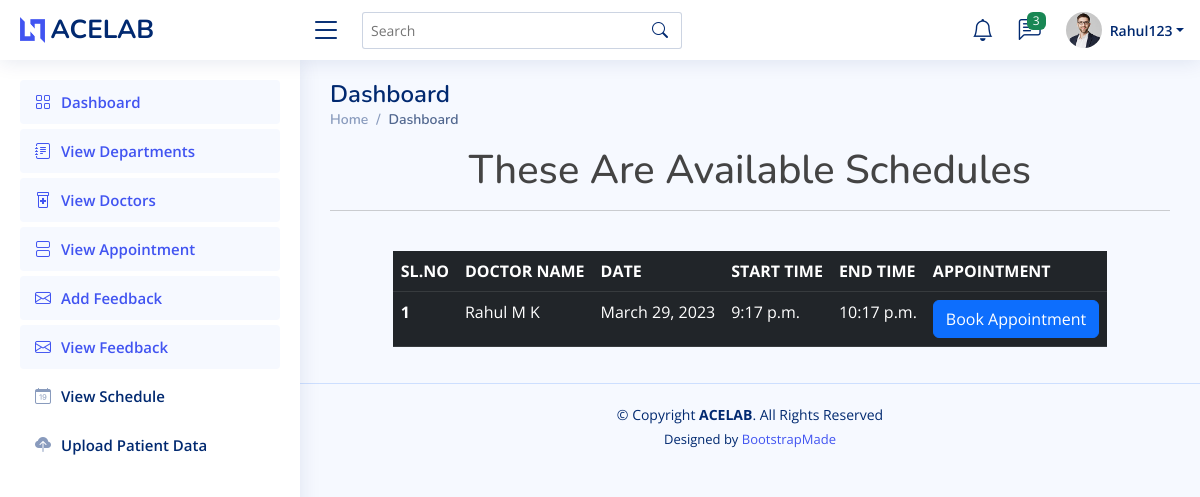
The app's page /patient_view_schedule (signed in) with its own data.
### home/models.py (models this page shows, shortened)
class Login(AbstractUser):
    is_doctor = models.BooleanField(default=False)
    is_patient = models.BooleanField(default=False)

class DocSchedule(models.Model):
    Doc_name = models.ForeignKey(doctor, on_delete=models.DO_NOTHING)
    Date = models.DateField()
    Start_time = models.TimeField()
    End_time = models.TimeField()

class doctor(models.Model):
    user = models.OneToOneField(Login, on_delete=models.CASCADE, primary_key=True, related_name='Doctor')
    name = models.CharField(max_length=100)
    department = models.ForeignKey(department, on_delete=models.DO_NOTHING)
    email = models.EmailField()
    Image = models.ImageField(upload_to='images/')
    status = models.IntegerField(default=0)
    def __str__(self):
        return self.name

### home/patientviews.py (the view)
# urls.py: path('patient_view_schedule', patientviews.patient_view_schedule, name='patient_view_schedule'),
@login_required(login_url='login_view')
def patient_view_schedule(request):
    data = DocSchedule.objects.all()
    return render(request, 'patient/viewschedule.html', {'data': data})

### templates/patient/viewschedule.html (shortened to what this page needs)
{% extends 'patient/patientbase.html' %}
{%load crispy_forms_tags %}
{% block content %}
<h1 class="text-center">These Are Available Schedules</h1><hr><br>
<div class="row justify-content-center">
    <div class="col-auto">
        <table class="table table-dark table-responsive">
          <thead>
            <tr>
              <th scope="col">SL.NO</th>
              <th scope="col">DOCTOR NAME</th>
              <th scope="col">DATE</th>
              <th scope="col">START TIME</th>
              <th scope="col">END TIME</th>
              <th scope="col">APPOINTMENT</th>
            </tr>
          </thead>
          <tbody>
          {%  for i in data %}
            <tr>
              <th scope="row">{{forloop.counter}}</th>
              <td>{{i.Doc_name}}</td>
              <td>{{i.Date}}</td>
              <td>{{i.Start_time}}</td>
              <td>{{i.End_time}}</td>
              <td><a href="{% url 'book_apppointment' i.id %}"> <button type="button" class="btn btn-primary">Book Appointment</button></a></td>
            </tr>
          {% endfor %}
          </tbody>
        </table>
    </div>
</div>
{% endblock %}

### templates/patient/patientbase.html (shortened to what this page needs)
<!DOCTYPE html>
{% load static %}
<html lang="en">
<head>
  <link href=" {% static 'set3/assets/vendor/bootstrap/css/bootstrap.min.css' %} " rel="stylesheet">
  <link href=" {% static 'set3/assets/vendor/bootstrap-icons/bootstrap-icons.css' %} " rel="stylesheet">
  <link href=" {% static 'set3/assets/vendor/boxicons/css/boxicons.min.css' %} " rel="stylesheet">
  <link href=" {% static 'set3/assets/vendor/quill/quill.snow.css' %} " rel="stylesheet">
  <link href=" {% static 'set3/assets/vendor/quill/quill.bubble.css' %} " rel="stylesheet">
  <link href=" {% static 'set3/assets/vendor/remixicon/remixicon.css' %} " rel="stylesheet">
  <link href=" {% static 'set3/assets/vendor/simple-datatables/style.css' %} " rel="stylesheet">
  <link href=" {% static 'set3/assets/css/style.css' %} " rel="stylesheet">
</head>
<body>
  <header id="header" class="header fixed-top d-flex align-items-center">
    <div class="d-flex align-items-center justify-content-between">
      <a href=" {% url 'index' %} " class="logo d-flex align-items-center">
        <img src=" {% static 'set3/assets/img/logo.png' %} " alt="">
        <span class="d-none d-lg-block">ACELAB</span>
      </a>
      <i class="bi bi-list toggle-sidebar-btn"></i>
    </div>
    <div class="search-bar">
      <form class="search-form d-flex align-items-center" method="POST" action="#">
        <input type="text" name="query" placeholder="Search" title="Enter search keyword">
        <button type="submit" title="Search"><i class="bi bi-search"></i></button>
      </form>
    </div>
    <nav class="header-nav ms-auto">
      <ul class="d-flex align-items-center">
        <li class="nav-item dropdown">
          <a class="nav-link nav-icon" href="#" data-bs-toggle="dropdown">
            <i class="bi bi-bell"></i>
          </a>
        </li>
        <li class="nav-item dropdown">
          <a class="nav-link nav-icon" href="#" data-bs-toggle="dropdown">
            <i class="bi bi-chat-left-text"></i>
            <span class="badge bg-success badge-number">3</span>
          </a>
        </li>
        <li class="nav-item dropdown pe-3">
          <a class="nav-link nav-profile d-flex align-items-center pe-0" href="#" data-bs-toggle="dropdown">
            <img src=" {% static 'set3/assets/img/profile-img.jpg' %} " alt="Profile" class="rounded-circle">
            <span class="d-none d-md-block dropdown-toggle ps-2">{{request.user}}</span>
          </a>
        </li>
      </ul>
    </nav>
  </header>
  <aside id="sidebar" class="sidebar">
    <ul class="sidebar-nav" id="sidebar-nav">
      <li class="nav-item">
        <a class="nav-link " href=" {% url 'patientdashboard' %} ">
          <i class="bi bi-grid"></i>
          <span>Dashboard</span>
        </a>
      </li>
      <li class="nav-item">
        <a class="nav-link " href=" {% url 'patient_view_department' %} ">
          <i class="bi bi-journal-text"></i>
          <span>View Departments</span>
        </a>
      </li>
      <li class="nav-item">
        <a class="nav-link " href=" {% url 'patient_view_doctor' %} ">
          <i class="bi bi-prescription2"></i>
          <span>View Doctors</span>
        </a>
      </li>
      <li class="nav-item">
        <a class="nav-link " href=" {% url 'appointment_view' %} ">
          <i class="bi bi-view-stacked"></i>
          <span>View Appointment</span>
        </a>
      </li>
      <li class="nav-item">
        <a class="nav-link " href=" {% url 'AddFeedback' %} ">
          <i class="bi bi-envelope"></i>
          <span>Add Feedback</span>
        </a>
      </li>
      <li class="nav-item">
        <a class="nav-link " href=" {% url 'view_feedback' %} ">
          <i class="bi bi-envelope"></i>
          <span>View Feedback</span>
        </a>
      </li>
      <li class="nav-item">
        <a class="nav-link collapsed" href=" {% url 'patient_view_schedule' %} ">
          <i class="bi bi-calendar-date"></i>
          <span>View Schedule </span>
        </a>
      </li>
      <li class="nav-item">
        <a class="nav-link collapsed" href=" {% url 'patient_data' %} ">
          <i class="bi bi-cloud-upload-fill"></i>
          <span>Upload Patient Data</span>
        </a>
      </li>
    </ul>
  </aside>
  <main id="main" class="main">
    <div class="pagetitle">
      <h1>Dashboard</h1>
      <nav>
        <ol class="breadcrumb">
          <li class="breadcrumb-item"><a href=" {% url 'patientdashboard' %} ">Home</a></li>
          <li class="breadcrumb-item active">Dashboard</li>
        </ol>
      </nav>
    </div>
    <section class="section dashboard">
      <div class="row">
        <div class="col-lg-12 col-md-12 col-sm-12">
          {% block content %}{% endblock %}
        </div>
      </div>
    </section>
  </main>
  <footer id="footer" class="footer">
    <div class="copyright">
      &copy; Copyright <strong><span>ACELAB</span></strong>. All Rights Reserved
    </div>
    <div class="credits">
      Designed by <a href="https://bootstrapmade.com/">BootstrapMade</a>
    </div>
  </footer>
</body>
</html>

### static/set3/assets/css/style.css (style rules this page uses)
:root { scroll-behavior: smooth; }
body { font-family: "Open Sans", sans-serif; background: #f6f9ff; color: #444444; }
a { color: #4154f1; text-decoration: none; }
h1, h2, h3, h4, h5, h6 { font-family: "Nunito", sans-serif; }
#main { margin-top: 60px; padding: 20px 30px; transition: all 0.3s; }
.pagetitle { margin-bottom: 10px; }
.pagetitle h1 { font-size: 24px; margin-bottom: 0; font-weight: 600; color: #012970; }
.breadcrumb { font-size: 14px; font-family: "Nunito", sans-serif; color: #899bbd; font-weight: 600; }
.breadcrumb a { color: #899bbd; transition: 0.3s; }
.breadcrumb .breadcrumb-item::before { color: #899bbd; }
.breadcrumb .active { color: #51678f; font-weight: 600; }
.logo { line-height: 1; }
@media (min-width: 1200px) { .logo { width: 280px; } }
.logo img { max-height: 26px; margin-right: 6px; }
.logo span { font-size: 26px; font-weight: 700; color: #012970; font-family: "Nunito", sans-serif; }
.header { transition: all 0.5s; z-index: 997; height: 60px; box-shadow: 0px 2px 20px rgba(1, 41, 112, 0.1); background-color: #fff; padding-left: 20px; }
.header .toggle-sidebar-btn { font-size: 32px; padding-left: 10px; cursor: pointer; color: #012970; }
.header .search-bar { min-width: 360px; padding: 0 20px; }
.header .search-form { width: 100%; }
.header .search-form input { border: 0; font-size: 14px; color: #012970; border: 1px solid rgba(1, 41, 112, 0.2); padding: 7px 38px 7px 8px; border-radius: 3px; transition: 0.3s; width: 100%; }
.header .search-form button { border: 0; padding: 0; margin-left: -30px; background: none; }
.header .search-form button i { color: #012970; }
.header-nav ul { list-style: none; }
.header-nav>ul { margin: 0; padding: 0; }
.header-nav .nav-icon { font-size: 22px; color: #012970; margin-right: 25px; position: relative; }
.header-nav .nav-profile { color: #012970; }
.header-nav .nav-profile img { max-height: 36px; }
.header-nav .nav-profile span { font-size: 14px; font-weight: 600; }
.header-nav .badge-number { position: absolute; inset: -2px -5px auto auto; font-weight: normal; font-size: 12px; padding: 3px 6px; }
.sidebar { position: fixed; top: 60px; left: 0; bottom: 0; width: 300px; z-index: 996; transition: all 0.3s; padding: 20px; overflow-y: auto; scrollbar-width: thin; scrollbar-color: #aab7cf transparent; box-shadow: 0px 0px 20px rgba(1, 41, 112, 0.1); background-color: #fff; }
@media (min-width: 1200px) { #main, #footer { margin-left: 300px; } }
.sidebar-nav { padding: 0; margin: 0; list-style: none; }
.sidebar-nav li { padding: 0; margin: 0; list-style: none; }
.sidebar-nav .nav-item { margin-bottom: 5px; }
.sidebar-nav .nav-link { display: flex; align-items: center; font-size: 15px; font-weight: 600; color: #4154f1; transition: 0.3; background: #f6f9ff; padding: 10px 15px; border-radius: 4px; }
.sidebar-nav .nav-link i { font-size: 16px; margin-right: 10px; color: #4154f1; }
.sidebar-nav .nav-link.collapsed { color: #012970; background: #fff; }
.sidebar-nav .nav-link.collapsed i { color: #899bbd; }
.footer { padding: 20px 0; font-size: 14px; transition: all 0.3s; border-top: 1px solid #cddfff; }
.footer .copyright { text-align: center; color: #012970; }
.footer .credits { padding-top: 5px; text-align: center; font-size: 13px; color: #012970; }

### records on screen
Login: user "Rahul123"
DocSchedule: Doc_name "Rahul M K", Date "March 29, 2023", Start_time "9:17 p.m.", End_time "10:17 p.m."
